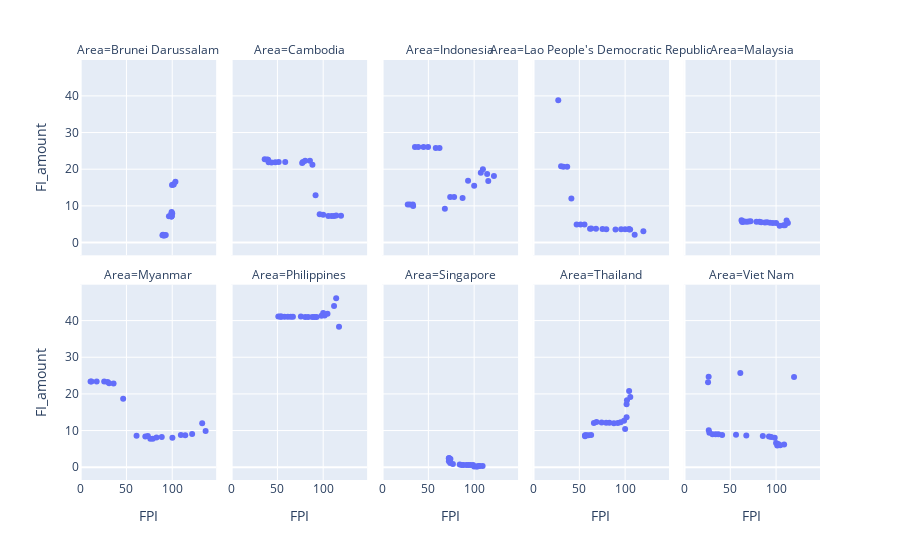

Write notebook code for a chart like this one.
### Markdown cell above
#### Q3: What are the relationship between food insecurity prevalence and other factors such as population size and food prices?

### Code cell
# pip install plotly
from plotly import express as px
fig = px.scatter(data, x="FPI", y="FI_amount", facet_col="Area", facet_col_wrap=5)
fig.show()
data.groupby('Area')[['FPI','FI_amount']].corr().unstack().iloc[:,1]

### Figure 1 — Plotly figure (JSON) as saved in the notebook; plotly's stock layout.template omitted (floating-point values rounded to 4 significant figures)
{"data": [{"hovertemplate": "Area=Brunei Darussalam<br>FPI=%{x}<br>FI_amount=%{y}<extra></extra>", "legendgroup": "", "marker": {"color": "#636efa", "symbol": "circle"}, "mode": "markers", "name": "", "orientation": "v", "showlegend": false, "type": "scatter", "x": [89.31, 89.91, 90.29, 90.03, 90.49, 91.39, 91.75, 92.95, 96.41, 99.14, 99.22, 99.23, 99.22, 99.33, 99.11, 100.0, 99.49, 99.76, 101.7, 101.0, 103.5], "xaxis": "x6", "y": [2.015, 2.089, 2.002, 2.002, 2.002, 2.002, 1.939, 2.051, 7.136, 7.13, 7.13, 7.274, 7.164, 8.313, 7.821, 7.935, 7.997, 15.68, 15.8, 15.82, 16.57], "yaxis": "y6"}, {"hovertemplate": "Area=Cambodia<br>FPI=%{x}<br>FI_amount=%{y}<extra></extra>", "legendgroup": "", "marker": {"color": "#636efa", "symbol": "circle"}, "mode": "markers", "name": "", "orientation": "v", "showlegend": false, "type": "scatter", "x": [36.11, 38.82, 39.83, 40.38, 43.55, 47.72, 51.39, 58.53, 77.86, 77.03, 80.32, 85.53, 88.24, 91.66, 96.14, 100.0, 105.6, 109.2, 111.9, 114.2, 119.5], "xaxis": "x7", "y": [22.71, 22.63, 22.56, 21.87, 21.83, 21.89, 21.95, 21.95, 21.95, 21.68, 22.29, 22.3, 21.2, 12.9, 7.696, 7.6, 7.2, 7.2, 7.2, 7.4, 7.282], "yaxis": "y7"}, {"hovertemplate": "Area=Indonesia<br>FPI=%{x}<br>FI_amount=%{y}<extra></extra>", "legendgroup": "", "marker": {"color": "#636efa", "symbol": "circle"}, "mode": "markers", "name": "", "orientation": "v", "showlegend": false, "type": "scatter", "x": [27.47, 29.79, 33.01, 33.37, 35.34, 38.98, 44.77, 49.67, 58.09, 62.15, 68.0, 73.82, 78.14, 87.38, 93.33, 100.0, 107.3, 109.5, 114.2, 115.4, 121.6], "xaxis": "x8", "y": [10.37, 10.36, 10.36, 9.942, 26.08, 26.08, 26.08, 26.08, 25.79, 25.78, 9.186, 12.4, 12.4, 12.13, 16.83, 15.5, 19, 20, 18.7, 16.8, 18.15], "yaxis": "y8"}, {"hovertemplate": "Area=Lao People's Democratic Republic<br>FPI=%{x}<br>FI_amount=%{y}<extra></extra>", "legendgroup": "", "marker": {"color": "#636efa", "symbol": "circle"}, "mode": "markers", "name": "", "orientation": "v", "showlegend": false, "type": "scatter", "x": [26.99, 30.07, 32.58, 36.76, 41.33, 47.03, 51.26, 55.62, 61.7, 63.01, 68.24, 75.27, 79.49, 89.51, 95.67, 100.0, 104.3, 104.2, 105.5, 110.4, 119.9], "xaxis": "x9", "y": [38.82, 20.8, 20.69, 20.69, 11.99, 4.914, 4.895, 4.895, 3.742, 3.809, 3.777, 3.702, 3.644, 3.544, 3.599, 3.598, 3.605, 3.593, 3.584, 2.1, 3.065], "yaxis": "y9"}, {"hovertemplate": "Area=Malaysia<br>FPI=%{x}<br>FI_amount=%{y}<extra></extra>", "legendgroup": "", "marker": {"color": "#636efa", "symbol": "circle"}, "mode": "markers", "name": "", "orientation": "v", "showlegend": false, "type": "scatter", "x": [62.27, 62.7, 63.14, 63.99, 65.39, 67.77, 70.05, 72.17, 78.56, 81.81, 83.78, 87.81, 90.17, 93.38, 96.5, 100.0, 103.9, 108.2, 109.7, 111.5, 112.9], "xaxis": "x10", "y": [6.104, 5.803, 5.625, 5.744, 5.733, 5.64, 5.711, 5.779, 5.662, 5.665, 5.54, 5.489, 5.505, 5.379, 5.304, 5.3, 4.6, 4.7, 4.7, 6, 5.353], "yaxis": "y10"}, {"hovertemplate": "Area=Myanmar<br>FPI=%{x}<br>FI_amount=%{y}<extra></extra>", "legendgroup": "", "marker": {"color": "#636efa", "symbol": "circle"}, "mode": "markers", "name": "", "orientation": "v", "showlegend": false, "type": "scatter", "x": [10.8, 11.8, 17.47, 25.69, 29.44, 31.09, 35.95, 46.42, 61.03, 70.62, 73.33, 76.05, 78.77, 82.85, 88.56, 100.2, 109.4, 114.2, 121.8, 132.7, 136.4], "xaxis": "x", "y": [23.37, 23.4, 23.4, 23.4, 23.24, 22.91, 22.86, 18.68, 8.616, 8.397, 8.512, 7.794, 7.779, 8.11, 8.211, 8.065, 8.758, 8.749, 9.06, 12, 9.878], "yaxis": "y"}, {"hovertemplate": "Area=Philippines<br>FPI=%{x}<br>FI_amount=%{y}<extra></extra>", "legendgroup": "", "marker": {"color": "#636efa", "symbol": "circle"}, "mode": "markers", "name": "", "orientation": "v", "showlegend": false, "type": "scatter", "x": [51.0, 52.84, 53.89, 54.43, 57.72, 61.38, 64.55, 66.94, 75.61, 80.36, 83.56, 88.13, 90.49, 92.79, 98.15, 100.0, 101.6, 104.7, 111.9, 114.2, 117.3], "xaxis": "x2", "y": [41.12, 41.12, 41.02, 41.12, 41.06, 41.02, 41.02, 41.02, 41.12, 40.98, 40.98, 40.96, 40.96, 40.96, 41.33, 42.1, 41.39, 41.87, 44, 46.1, 38.35], "yaxis": "y2"}, {"hovertemplate": "Area=Singapore<br>FPI=%{x}<br>FI_amount=%{y}<extra></extra>", "legendgroup": "", "marker": {"color": "#636efa", "symbol": "circle"}, "mode": "markers", "name": "", "orientation": "v", "showlegend": false, "type": "scatter", "x": [72.3, 72.68, 72.84, 73.08, 74.09, 72.39, 73.81, 76.79, 84.25, 86.38, 88.4, 91.55, 93.79, 95.96, 98.79, 100.0, 102.3, 103.6, 105.0, 106.2, 109.2], "xaxis": "x3", "y": [2.468, 2.467, 2.465, 2.224, 2.224, 1.611, 1.126, 0.859, 0.717, 0.627, 0.622, 0.622, 0.622, 0.622, 0.627, 0.2, 0.2, 0.2, 0.3, 0.3, 0.358], "yaxis": "y3"}, {"hovertemplate": "Area=Thailand<br>FPI=%{x}<br>FI_amount=%{y}<extra></extra>", "legendgroup": "", "marker": {"color": "#636efa", "symbol": "circle"}, "mode": "markers", "name": "", "orientation": "v", "showlegend": false, "type": "scatter", "x": [56.27, 56.21, 56.48, 57.68, 60.05, 62.91, 65.9, 68.72, 74.35, 79.29, 82.84, 87.75, 92.0, 95.14, 98.88, 100.0, 101.6, 101.6, 102.0, 104.4, 105.7], "xaxis": "x4", "y": [8.432, 8.635, 8.715, 8.731, 8.712, 8.795, 12.06, 12.32, 12.17, 12.14, 12.13, 11.98, 12.05, 12.29, 12.68, 10.4, 13.6, 17.2, 18.3, 20.8, 19.12], "yaxis": "y4"}, {"hovertemplate": "Area=Viet Nam<br>FPI=%{x}<br>FI_amount=%{y}<extra></extra>", "legendgroup": "", "marker": {"color": "#636efa", "symbol": "circle"}, "mode": "markers", "name": "", "orientation": "v", "showlegend": false, "type": "scatter", "x": [26.36, 25.7, 26.51, 27.18, 30.58, 33.99, 36.93, 41.09, 56.25, 60.95, 67.5, 85.52, 92.27, 94.75, 98.54, 100.0, 102.4, 101.3, 104.5, 108.8, 119.6], "xaxis": "x5", "y": [24.71, 23.15, 10.12, 9.4, 9.018, 9.006, 9.0, 8.759, 8.849, 25.69, 8.646, 8.502, 8.363, 8.229, 8.031, 6.577, 6.361, 5.9, 6, 6.2, 24.6], "yaxis": "y5"}], "layout": {"annotations": [{"font": {}, "showarrow": false, "text": "Area=Myanmar", "x": 0.092, "xanchor": "center", "xref": "paper", "y": 0.465, "yanchor": "bottom", "yref": "paper"}, {"font": {}, "showarrow": false, "text": "Area=Philippines", "x": 0.296, "xanchor": "center", "xref": "paper", "y": 0.465, "yanchor": "bottom", "yref": "paper"}, {"font": {}, "showarrow": false, "text": "Area=Singapore", "x": 0.5, "xanchor": "center", "xref": "paper", "y": 0.465, "yanchor": "bottom", "yref": "paper"}, {"font": {}, "showarrow": false, "text": "Area=Thailand", "x": 0.704, "xanchor": "center", "xref": "paper", "y": 0.465, "yanchor": "bottom", "yref": "paper"}, {"font": {}, "showarrow": false, "text": "Area=Viet Nam", "x": 0.908, "xanchor": "center", "xref": "paper", "y": 0.465, "yanchor": "bottom", "yref": "paper"}, {"font": {}, "showarrow": false, "text": "Area=Brunei Darussalam", "x": 0.092, "xanchor": "center", "xref": "paper", "y": 1.0, "yanchor": "bottom", "yref": "paper"}, {"font": {}, "showarrow": false, "text": "Area=Cambodia", "x": 0.296, "xanchor": "center", "xref": "paper", "y": 1.0, "yanchor": "bottom", "yref": "paper"}, {"font": {}, "showarrow": false, "text": "Area=Indonesia", "x": 0.5, "xanchor": "center", "xref": "paper", "y": 1.0, "yanchor": "bottom", "yref": "paper"}, {"font": {}, "showarrow": false, "text": "Area=Lao People's Democratic Republic", "x": 0.704, "xanchor": "center", "xref": "paper", "y": 1.0, "yanchor": "bottom", "yref": "paper"}, {"font": {}, "showarrow": false, "text": "Area=Malaysia", "x": 0.908, "xanchor": "center", "xref": "paper", "y": 1.0, "yanchor": "bottom", "yref": "paper"}], "legend": {"tracegroupgap": 0}, "margin": {"t": 60}, "xaxis": {"anchor": "y", "domain": [0, 0.184], "title": {"text": "FPI"}}, "xaxis10": {"anchor": "y10", "domain": [0.816, 1], "matches": "x", "showticklabels": false}, "xaxis2": {"anchor": "y2", "domain": [0.204, 0.388], "matches": "x", "title": {"text": "FPI"}}, "xaxis3": {"anchor": "y3", "domain": [0.408, 0.592], "matches": "x", "title": {"text": "FPI"}}, "xaxis4": {"anchor": "y4", "domain": [0.612, 0.796], "matches": "x", "title": {"text": "FPI"}}, "xaxis5": {"anchor": "y5", "domain": [0.816, 1], "matches": "x", "title": {"text": "FPI"}}, "xaxis6": {"anchor": "y6", "domain": [0, 0.184], "matches": "x", "showticklabels": false}, "xaxis7": {"anchor": "y7", "domain": [0.204, 0.388], "matches": "x", "showticklabels": false}, "xaxis8": {"anchor": "y8", "domain": [0.408, 0.592], "matches": "x", "showticklabels": false}, "xaxis9": {"anchor": "y9", "domain": [0.612, 0.796], "matches": "x", "showticklabels": false}, "yaxis": {"anchor": "x", "domain": [0, 0.465], "title": {"text": "FI_amount"}}, "yaxis10": {"anchor": "x10", "domain": [0.535, 1.0], "matches": "y", "showticklabels": false}, "yaxis2": {"anchor": "x2", "domain": [0, 0.465], "matches": "y", "showticklabels": false}, "yaxis3": {"anchor": "x3", "domain": [0, 0.465], "matches": "y", "showticklabels": false}, "yaxis4": {"anchor": "x4", "domain": [0, 0.465], "matches": "y", "showticklabels": false}, "yaxis5": {"anchor": "x5", "domain": [0, 0.465], "matches": "y", "showticklabels": false}, "yaxis6": {"anchor": "x6", "domain": [0.535, 1.0], "matches": "y", "title": {"text": "FI_amount"}}, "yaxis7": {"anchor": "x7", "domain": [0.535, 1.0], "matches": "y", "showticklabels": false}, "yaxis8": {"anchor": "x8", "domain": [0.535, 1.0], "matches": "y", "showticklabels": false}, "yaxis9": {"anchor": "x9", "domain": [0.535, 1.0], "matches": "y", "showticklabels": false}}}
